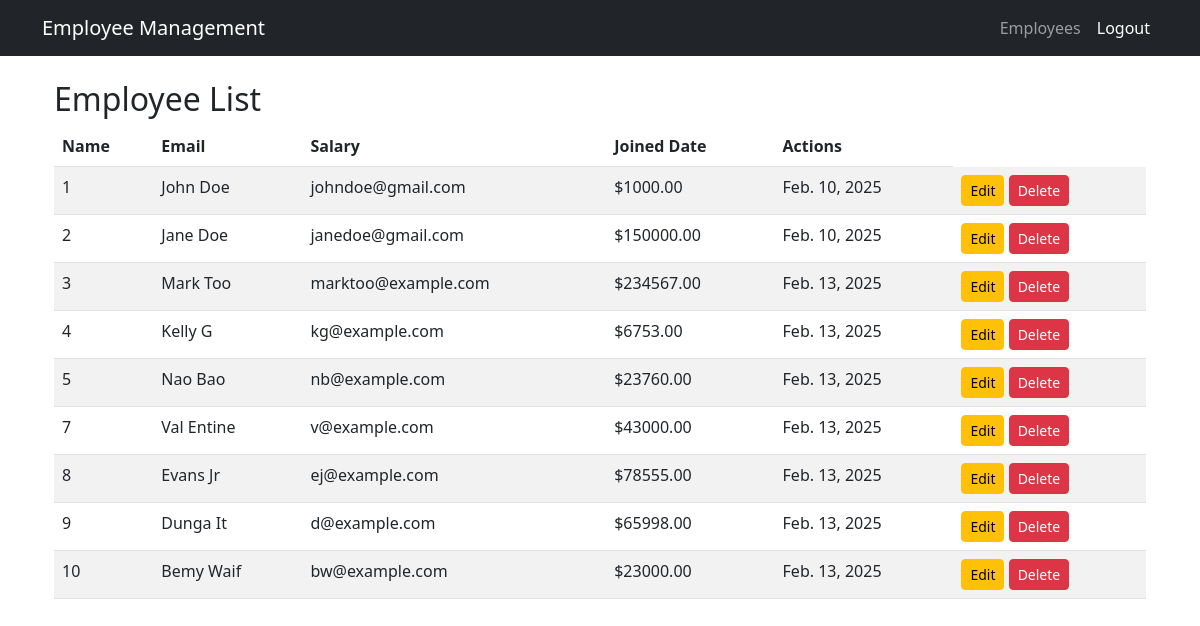
Screenshot of / (signed in) with the database file from the repository.
### myapp/models.py (models this page shows, shortened)
class Employee(models.Model):
    first_name = models.CharField(max_length=100)
    last_name = models.CharField(max_length=100)
    email = models.EmailField(unique=True)
    salary = models.DecimalField(max_digits=10, decimal_places=2)
    joined_date = models.DateField(auto_now_add=True)

### myapp/views.py (the view)
# urls.py: path('', employee_list, name='home'),
@login_required
def employee_list(request):
    employees = Employee.objects.all()
    return render(request, "myapp/employee_list.html", {"employees": employees})

### myapp/templates/myapp/employee_list.html (shortened to what this page needs)
{% extends 'myapp/base.html' %}
{% block content %}
<div class="container">
    <h2>Employee List</h2>
    <table class="table table-striped">
        <thead>
            <tr>
                <th>Name</th>
                <th>Email</th>
                <th>Salary</th>
                <th>Joined Date</th>
                {% if user.is_admin %}
                    <th>Actions</th>
                {% endif %}
            </tr>
        </thead>
        <tbody>
            {% for employee in employees %}
            <tr>
                <td>{{ employee.id }}</td>
                <td>{{ employee.first_name }} {{ employee.last_name }}</td>
                <td>{{ employee.email }}</td>
                <td>${{ employee.salary }}</td>
                <td>{{ employee.joined_date }}</td>
                <td>
                    <a href="{% url 'edit-employee' employee.id %}" class="btn btn-warning btn-sm">Edit</a>
                    {% if user.is_admin %}
                     <a href="{% url 'delete-employee' employee.id %}" class="btn btn-danger btn-sm">Delete</a>
                    {% endif %}
                    </td>
            </tr>
            {% endfor %}
        </tbody>
    </table>
</div>
{% endblock %}

### myapp/templates/myapp/base.html (shortened to what this page needs)
{% load static %}
<!DOCTYPE html>
<html lang="en">
<head>
    <link rel="stylesheet" href="https://cdn.jsdelivr.net/npm/bootstrap@5.3.0/dist/css/bootstrap.min.css">
</head>
<body>
<nav class="navbar navbar-expand-lg navbar-dark bg-dark">
    <div class="container">
        <a class="navbar-brand" href="{% url 'home' %}">Employee Management</a>
        <div class="collapse navbar-collapse" id="navbarNav">
            <ul class="navbar-nav ms-auto">
                {% if user.is_authenticated %}
                    <li class="nav-item">
                        <a class="nav-link" href="{% url 'employee-list' %}">Employees</a>
                    </li>
                    <li class="nav-item">
                        <a class="nav-link btn btn-danger text-white" href="{% url 'logout' %}">Logout</a>
                    </li>
                {% endif %}
            </ul>
        </div>
    </div>
</nav>
<div class="container mt-4">
    {% block content %}{% endblock %}
</div>
</body>
</html>

### rows the page displays
Employee: id "1", first_name "John", last_name "Doe", email "johndoe@gmail.com", salary "1000.00", joined_date "Feb. 10, 2025"
Employee: id "2", first_name "Jane", last_name "Doe", email "janedoe@gmail.com", salary "150000.00", joined_date "Feb. 10, 2025"
Employee: id "3", first_name "Mark", last_name "Too", email "marktoo@example.com", salary "234567.00", joined_date "Feb. 13, 2025"
Employee: id "4", first_name "Kelly", last_name "G", email "kg@example.com", salary "6753.00", joined_date "Feb. 13, 2025"
Employee: id "5", first_name "Nao", last_name "Bao", email "nb@example.com", salary "23760.00", joined_date "Feb. 13, 2025"
Employee: id "7", first_name "Val", last_name "Entine", email "v@example.com", salary "43000.00", joined_date "Feb. 13, 2025"
Employee: id "8", first_name "Evans", last_name "Jr", email "ej@example.com", salary "78555.00", joined_date "Feb. 13, 2025"
Employee: id "9", first_name "Dunga", last_name "It", email "d@example.com", salary "65998.00", joined_date "Feb. 13, 2025"
Employee: id "10", first_name "Bemy", last_name "Waif", email "bw@example.com", salary "23000.00", joined_date "Feb. 13, 2025"
